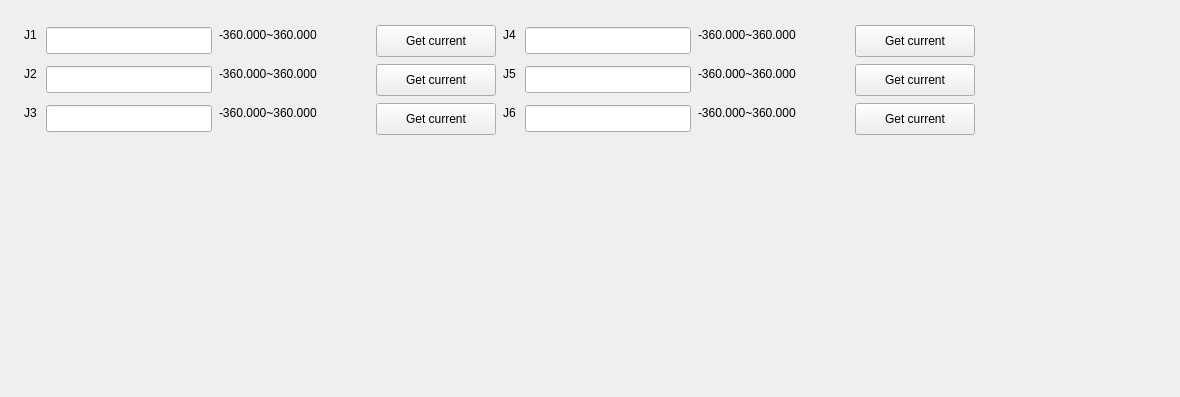
<?xml version="1.0" encoding="UTF-8"?>
<ui version="4.0">
 <class>PointEditForm</class>
 <widget class="QWidget" name="PointEditForm">
  <property name="geometry">
   <rect>
    <x>0</x>
    <y>0</y>
    <width>1180</width>
    <height>397</height>
   </rect>
  </property>
  <property name="minimumSize">
   <size>
    <width>999</width>
    <height>127</height>
   </size>
  </property>
  <property name="windowTitle">
   <string>Form</string>
  </property>
  <widget class="QLabel" name="lbl">
   <property name="geometry">
    <rect>
     <x>24</x>
     <y>25</y>
     <width>16</width>
     <height>19</height>
    </rect>
   </property>
   <property name="text">
    <string notr="true">J1</string>
   </property>
  </widget>
  <widget class="DoubleLineEdit" name="edit_1">
   <property name="geometry">
    <rect>
     <x>46</x>
     <y>27</y>
     <width>166</width>
     <height>27</height>
    </rect>
   </property>
   <property name="minimumSize">
    <size>
     <width>166</width>
     <height>0</height>
    </size>
   </property>
  </widget>
  <widget class="QLabel" name="label_range1">
   <property name="geometry">
    <rect>
     <x>219</x>
     <y>25</y>
     <width>150</width>
     <height>19</height>
    </rect>
   </property>
   <property name="minimumSize">
    <size>
     <width>150</width>
     <height>0</height>
    </size>
   </property>
   <property name="text">
    <string notr="true">-360.000~360.000</string>
   </property>
  </widget>
  <widget class="QPushButton" name="pbn_1">
   <property name="geometry">
    <rect>
     <x>376</x>
     <y>25</y>
     <width>120</width>
     <height>32</height>
    </rect>
   </property>
   <property name="minimumSize">
    <size>
     <width>120</width>
     <height>32</height>
    </size>
   </property>
   <property name="text">
    <string>Get current</string>
   </property>
  </widget>
  <widget class="QLabel" name="lbl_4">
   <property name="geometry">
    <rect>
     <x>503</x>
     <y>25</y>
     <width>16</width>
     <height>19</height>
    </rect>
   </property>
   <property name="text">
    <string notr="true">J4</string>
   </property>
  </widget>
  <widget class="DoubleLineEdit" name="edit_4">
   <property name="geometry">
    <rect>
     <x>525</x>
     <y>27</y>
     <width>166</width>
     <height>27</height>
    </rect>
   </property>
   <property name="minimumSize">
    <size>
     <width>166</width>
     <height>0</height>
    </size>
   </property>
  </widget>
  <widget class="QLabel" name="label_range4">
   <property name="geometry">
    <rect>
     <x>698</x>
     <y>25</y>
     <width>150</width>
     <height>19</height>
    </rect>
   </property>
   <property name="minimumSize">
    <size>
     <width>150</width>
     <height>0</height>
    </size>
   </property>
   <property name="text">
    <string notr="true">-360.000~360.000</string>
   </property>
  </widget>
  <widget class="QPushButton" name="pbn_4">
   <property name="geometry">
    <rect>
     <x>855</x>
     <y>25</y>
     <width>120</width>
     <height>32</height>
    </rect>
   </property>
   <property name="minimumSize">
    <size>
     <width>120</width>
     <height>32</height>
    </size>
   </property>
   <property name="text">
    <string>Get current</string>
   </property>
  </widget>
  <widget class="QLabel" name="lbl_2">
   <property name="geometry">
    <rect>
     <x>24</x>
     <y>64</y>
     <width>16</width>
     <height>19</height>
    </rect>
   </property>
   <property name="text">
    <string notr="true">J2</string>
   </property>
  </widget>
  <widget class="DoubleLineEdit" name="edit_2">
   <property name="geometry">
    <rect>
     <x>46</x>
     <y>66</y>
     <width>166</width>
     <height>27</height>
    </rect>
   </property>
   <property name="minimumSize">
    <size>
     <width>166</width>
     <height>0</height>
    </size>
   </property>
  </widget>
  <widget class="QLabel" name="label_range2">
   <property name="geometry">
    <rect>
     <x>219</x>
     <y>64</y>
     <width>150</width>
     <height>19</height>
    </rect>
   </property>
   <property name="minimumSize">
    <size>
     <width>150</width>
     <height>0</height>
    </size>
   </property>
   <property name="text">
    <string notr="true">-360.000~360.000</string>
   </property>
  </widget>
  <widget class="QPushButton" name="pbn_2">
   <property name="geometry">
    <rect>
     <x>376</x>
     <y>64</y>
     <width>120</width>
     <height>32</height>
    </rect>
   </property>
   <property name="minimumSize">
    <size>
     <width>120</width>
     <height>32</height>
    </size>
   </property>
   <property name="text">
    <string>Get current</string>
   </property>
  </widget>
  <widget class="QLabel" name="lbl_5">
   <property name="geometry">
    <rect>
     <x>503</x>
     <y>64</y>
     <width>16</width>
     <height>19</height>
    </rect>
   </property>
   <property name="text">
    <string notr="true">J5</string>
   </property>
  </widget>
  <widget class="DoubleLineEdit" name="edit_5">
   <property name="geometry">
    <rect>
     <x>525</x>
     <y>66</y>
     <width>166</width>
     <height>27</height>
    </rect>
   </property>
   <property name="minimumSize">
    <size>
     <width>166</width>
     <height>0</height>
    </size>
   </property>
  </widget>
  <widget class="QLabel" name="label_range5">
   <property name="geometry">
    <rect>
     <x>698</x>
     <y>64</y>
     <width>150</width>
     <height>19</height>
    </rect>
   </property>
   <property name="minimumSize">
    <size>
     <width>150</width>
     <height>0</height>
    </size>
   </property>
   <property name="text">
    <string notr="true">-360.000~360.000</string>
   </property>
  </widget>
  <widget class="QPushButton" name="pbn_5">
   <property name="geometry">
    <rect>
     <x>855</x>
     <y>64</y>
     <width>120</width>
     <height>32</height>
    </rect>
   </property>
   <property name="minimumSize">
    <size>
     <width>120</width>
     <height>32</height>
    </size>
   </property>
   <property name="text">
    <string>Get current</string>
   </property>
  </widget>
  <widget class="QLabel" name="lbl_3">
   <property name="geometry">
    <rect>
     <x>24</x>
     <y>103</y>
     <width>16</width>
     <height>19</height>
    </rect>
   </property>
   <property name="text">
    <string notr="true">J3</string>
   </property>
  </widget>
  <widget class="DoubleLineEdit" name="edit_3">
   <property name="geometry">
    <rect>
     <x>46</x>
     <y>105</y>
     <width>166</width>
     <height>27</height>
    </rect>
   </property>
   <property name="minimumSize">
    <size>
     <width>166</width>
     <height>0</height>
    </size>
   </property>
  </widget>
  <widget class="QLabel" name="label_range3">
   <property name="geometry">
    <rect>
     <x>219</x>
     <y>103</y>
     <width>150</width>
     <height>19</height>
    </rect>
   </property>
   <property name="minimumSize">
    <size>
     <width>150</width>
     <height>0</height>
    </size>
   </property>
   <property name="text">
    <string notr="true">-360.000~360.000</string>
   </property>
  </widget>
  <widget class="QPushButton" name="pbn_3">
   <property name="geometry">
    <rect>
     <x>376</x>
     <y>103</y>
     <width>120</width>
     <height>32</height>
    </rect>
   </property>
   <property name="minimumSize">
    <size>
     <width>120</width>
     <height>32</height>
    </size>
   </property>
   <property name="text">
    <string>Get current</string>
   </property>
  </widget>
  <widget class="QLabel" name="lbl_6">
   <property name="geometry">
    <rect>
     <x>503</x>
     <y>103</y>
     <width>16</width>
     <height>19</height>
    </rect>
   </property>
   <property name="text">
    <string notr="true">J6</string>
   </property>
  </widget>
  <widget class="DoubleLineEdit" name="edit_6">
   <property name="geometry">
    <rect>
     <x>525</x>
     <y>105</y>
     <width>166</width>
     <height>27</height>
    </rect>
   </property>
   <property name="minimumSize">
    <size>
     <width>166</width>
     <height>0</height>
    </size>
   </property>
  </widget>
  <widget class="QLabel" name="label_range6">
   <property name="geometry">
    <rect>
     <x>698</x>
     <y>103</y>
     <width>150</width>
     <height>19</height>
    </rect>
   </property>
   <property name="minimumSize">
    <size>
     <width>150</width>
     <height>0</height>
    </size>
   </property>
   <property name="text">
    <string notr="true">-360.000~360.000</string>
   </property>
  </widget>
  <widget class="QPushButton" name="pbn_6">
   <property name="geometry">
    <rect>
     <x>855</x>
     <y>103</y>
     <width>120</width>
     <height>32</height>
    </rect>
   </property>
   <property name="minimumSize">
    <size>
     <width>120</width>
     <height>32</height>
    </size>
   </property>
   <property name="text">
    <string>Get current</string>
   </property>
  </widget>
 </widget>
 <customwidgets>
  <customwidget>
   <class>DoubleLineEdit</class>
   <extends>QLineEdit</extends>
   <header location="global">cc_lineedit/lineedit.h</header>
  </customwidget>
 </customwidgets>
 <resources/>
 <connections/>
</ui>
